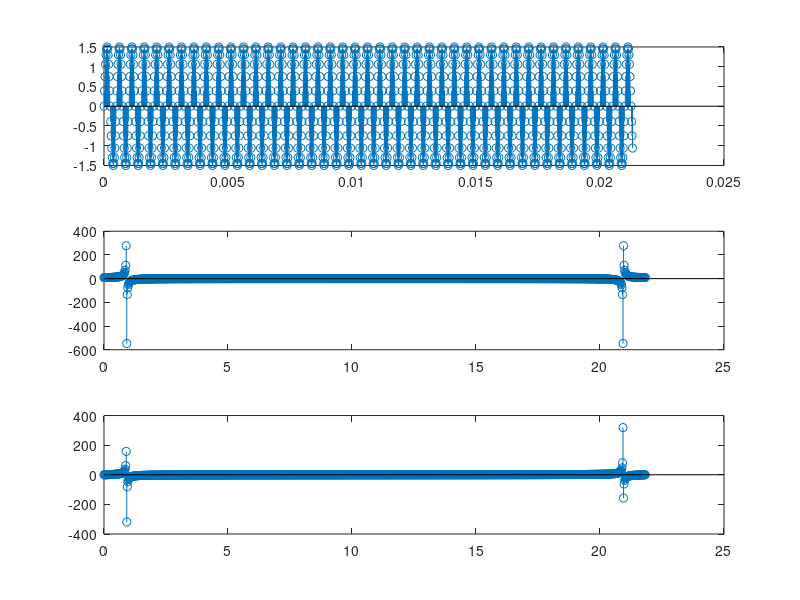

Write MATLAB code to recreate this figure.
clc;
clear;
clear all;
N     =  1024;
n     =  (0:1:N-1);
fs    =  48000;
f1    =  2000;
t     =  (0:1:N-1)*1/fs;
x     =   1.5*sin(2*pi*(f1/fs)*n);
xINT  =   floor(2^8*x);
subplot(3,1,1);
stem(t,x);
y     =   fft(x);
yAbs  =   abs(y);
f     =   (0:1:N-1)*N/fs;
subplot(3,1,2);
stem(f,y);
subplot(3,1,3);
stem(f,imag(y));

xINT;
y